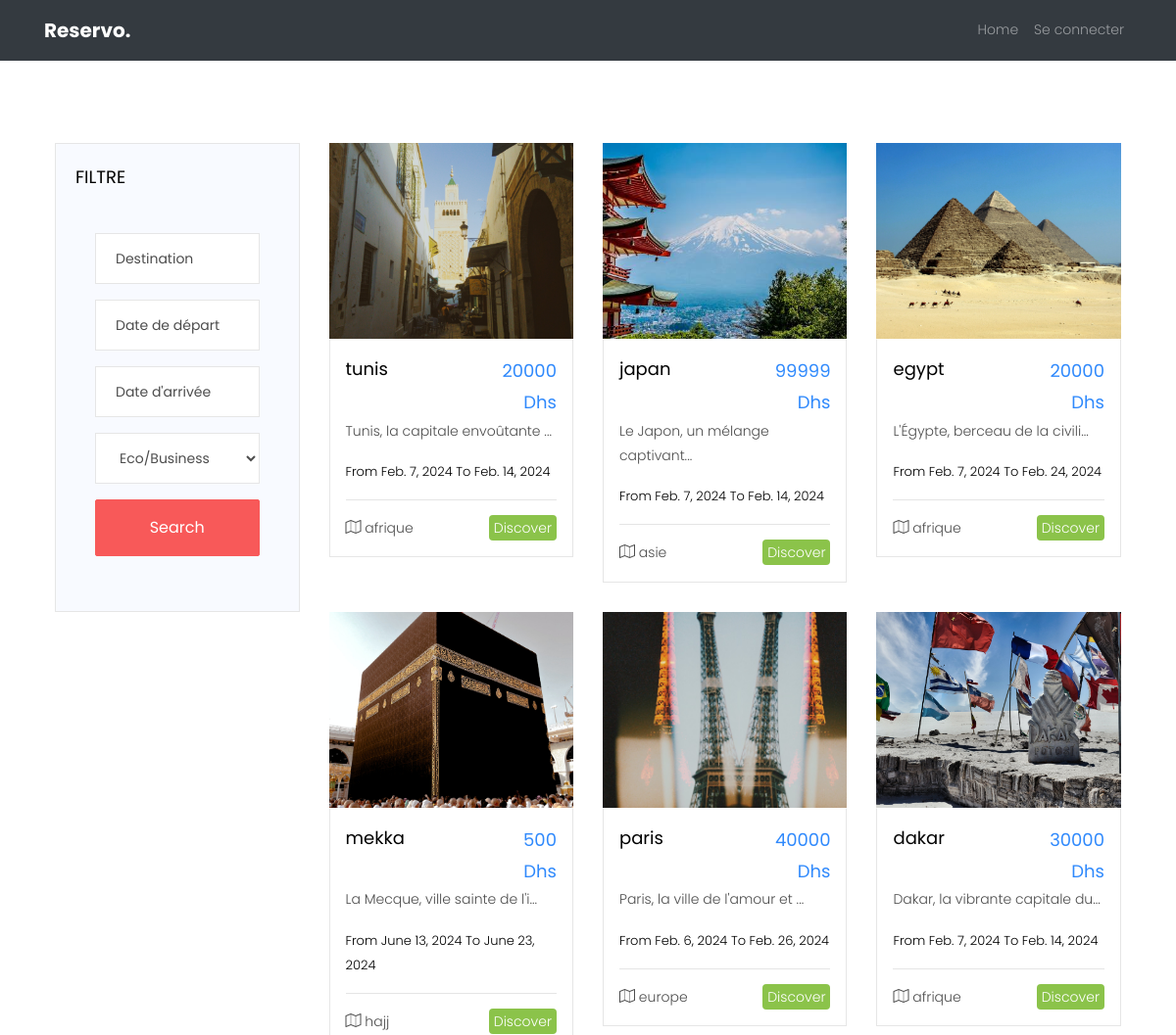
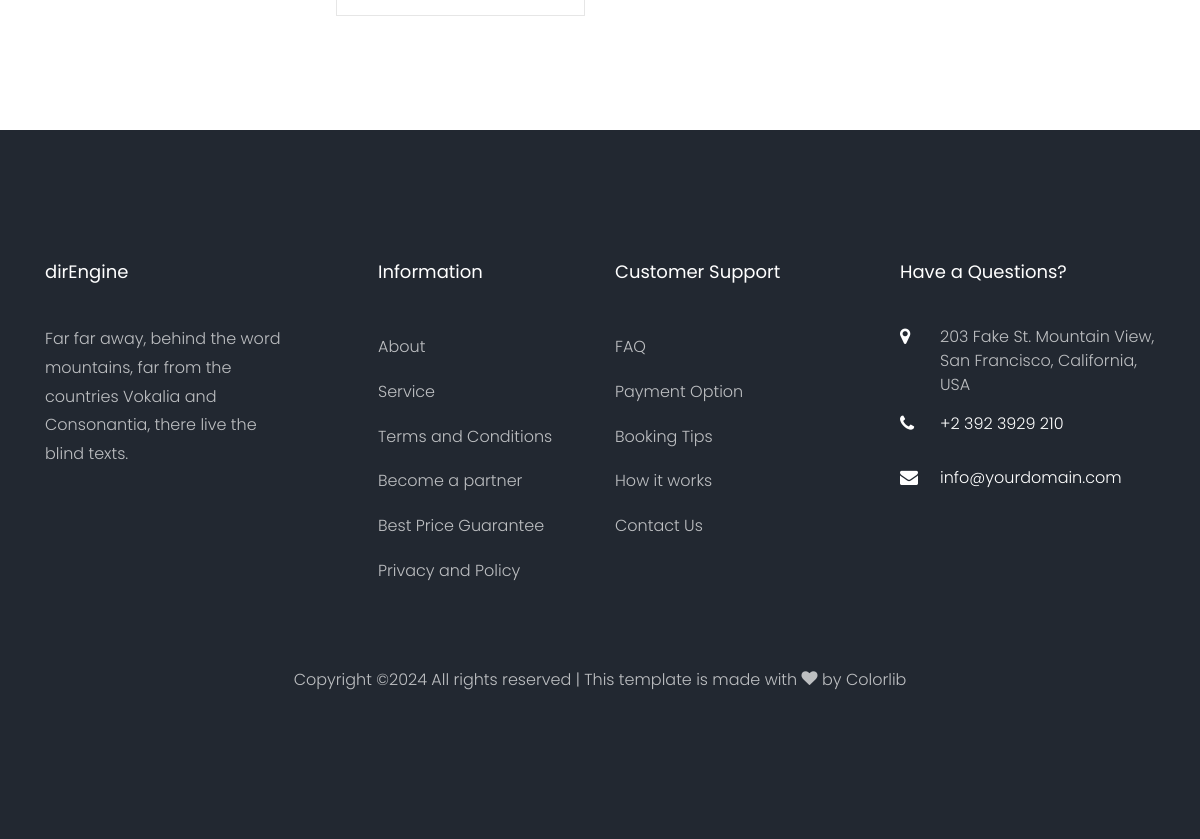
Page /test/ on the committed database (2 pictures, top to bottom).
### app1/models.py (models this page shows, shortened)
class Voyage(models.Model):
    titre = models.CharField(max_length=100)
    description = models.TextField(max_length=1000)
    date_depart = models.DateField()
    date_arrivee = models.DateField()
    prix = models.IntegerField(null=False, blank=False)#🚩here can be blank because it's only admin tasks , it can be that the admin dont know yet the price of the voyage
    nbr_places = models.IntegerField(null=False, blank=False)  #7ydt validators 7it daro liya mochkil
    image_voyage = models.ImageField(default = "voyagepic.png",null=True , blank=True)
    categorie = models.ForeignKey('Categorie', on_delete=models.CASCADE )
    promotion = models.ForeignKey('Promotion', null=True,blank=True, on_delete=models.CASCADE)
    vol = models.ForeignKey('Vol',on_delete=models.CASCADE)
    hotel = models.ForeignKey('Hotel',on_delete=models.CASCADE)
    def getShortInfo(self):
        return self.description[:30]+"..."

class Categorie(models.Model):
    nom = models.TextField(max_length=100)
    description = models.TextField(max_length=500, blank=True, null=True)
    categorie_image = models.ImageField(default = "voyagepic.png",null=True , blank=True)
    def __str__(self) :
     return self.nom

### app1/views.py (the view)
# urls.py: path('test/', views.test , name='test'),
def test(request) :
    voyages = Voyage.objects.all()
    myfilter = VoyageFilter(request.GET,queryset=voyages)
    voyages=myfilter.qs
    context = {"voyages":voyages,"myfilter":myfilter}
    return render(request,"app1/testo.html" , context)

### app1/templates/app1/testo.html (shortened to what this page needs)
{% load static %}
<!DOCTYPE html>
<html lang="en">
  <head>
    <link rel="stylesheet" href="https://stackpath.bootstrapcdn.com/bootstrap/4.3.1/css/bootstrap.min.css">
    <link rel="stylesheet" href="{% static '/css/open-iconic-bootstrap.min.css'%}">
    <link rel="stylesheet" href="{% static '/css/animate.css'%}">
    <link rel="stylesheet" href="{% static '/css/owl.carousel.min.css'%}">
    <link rel="stylesheet" href="{% static '/css/owl.theme.default.min.css'%}">
    <link rel="stylesheet" href="{% static '/css/magnific-popup.css'%}">
    <link rel="stylesheet" href="{% static '/css/aos.css'%}">
    <link rel="stylesheet" href="{% static '/css/ionicons.min.css'%}">
    <link rel="stylesheet" href="{% static '/css/bootstrap-datepicker.css'%}">
    <link rel="stylesheet" href="{% static '/css/jquery.timepicker.css'%}">
  <link rel="stylesheet" href="{% static '/css/flaticon.css'%}">
  <link rel="stylesheet" href="{% static '/css/icomoon.css'%}">
  <link rel="stylesheet" href="{% static '/css/style.css'%}">
  <link rel="stylesheet" href="{% static '/css/Mycss.css'%}">
  </head>
  <body>
  <nav class="navbar navbar-expand-lg navbar-dark ftco_navbar bg-dark" id="ftco-navbar">
    <div class="container">
      <a class="navbar-brand" href="{% url 'home'  %}">Reservo.</a>
      <div class="collapse navbar-collapse" id="ftco-nav">
        <ul class="navbar-nav ml-auto">
          <li class="nav-item"><a href="{% url 'home' %}" class="nav-link">Home</a></li>
        {% if not user.is_authenticated %}
            <li class="nav-item cta"><a href="{% url 'login' %}" class="nav-link"><span>Se connecter</span></a></li>
        {% else %}
            <li class="nav-item active"><a href="{% url 'client'  %}" class="nav-link">Profile</a></li>
            <li class="nav-item cta"><a href="{% url 'logout' %}" class="nav-link"><span>Se déconnecter</span></a></li>
        {% endif %}
        </ul>
      </div>
    </div>
  </nav>
    <section class="ftco-section ftco-degree-bg">
      <div class="container-fluid">
        <div class="row">
        	<div class="col-lg-3 sidebar ftco-animate">
        		<div class="sidebar-wrap bg-light ftco-animate">
        			<h3 class="heading mb-4">Filtre</h3>
        			<form action="{% url 'test' %}" method="GET">
        				<div class="fields">
		              <div class="form-group">
						{{ myfilter.form.titre }}
					  </div>
		              <div class="form-group">
						{{ myfilter.form.date_depart }}
					  </div>
					  <div class="form-group">
						{{ myfilter.form.date_arrivee }}
					  </div>
		              <div class="form-group">
						{{ myfilter.form.classe_vol }}
					</div>
		              <div class="form-group">
		                <input type="submit" value="Search" class="btn btn-primary py-3 px-5">
		              </div>
		            </div>
	            </form>
        		</div>
          </div>
          <div class="col-lg-9">
          	<div class="row">
				{%for voyage in voyages%}
				<div class="col-sm-4 col-md-4 col-lg-4 ftco-animate" style="max-width: 350px;">
					<div class="destination" style="overflow: hidden;">
						<a href="{% url 'detailsvoyage' voyage.id %}" class="img img-2 d-flex justify-content-center align-items-center" style="background-image: url('{{ voyage.image_voyage.url }}');">
						</a>
						<div class="text p-3">
							<div class="d-flex">
								<div class="one">
									<h3><a href="#">{{voyage.titre}}</a></h3>
								</div>
								<div class="two">
									<span class="price">{{voyage.prix}} Dhs</span>
								</div>
							</div>
							<p>{{voyage.getShortInfo}}</p>
							<p class="days"><span>From  {{ voyage.date_depart }} To {{ voyage.date_arrivee }} <span></p>
							<hr>
							<p class="bottom-area d-flex">
								<span><i class="icon-map-o"></i> {{voyage.categorie}}</span>
								<span class="ml-auto"><a href="{% url 'detailsvoyage' voyage.id %}">Discover</a></span>
							</p>
						</div>
					</div>
				</div>
				{%endfor%}
          	</div>
          </div>
        </div>
      </div>
    </section>
    <footer class="ftco-footer ftco-bg-dark ftco-section">
      <div class="container">
        <div class="row mb-5">
          <div class="col-md">
            <div class="ftco-footer-widget mb-4">
              <h2 class="ftco-heading-2">dirEngine</h2>
              <p>Far far away, behind the word mountains, far from the countries Vokalia and Consonantia, there live the blind texts.</p>
              <ul class="ftco-footer-social list-unstyled float-md-left float-lft mt-5">
              </ul>
            </div>
          </div>
          <div class="col-md">
            <div class="ftco-footer-widget mb-4 ml-md-5">
              <h2 class="ftco-heading-2">Information</h2>
              <ul class="list-unstyled">
                <li><a href="#" class="py-2 d-block">About</a></li>
                <li><a href="#" class="py-2 d-block">Service</a></li>
                <li><a href="#" class="py-2 d-block">Terms and Conditions</a></li>
                <li><a href="#" class="py-2 d-block">Become a partner</a></li>
                <li><a href="#" class="py-2 d-block">Best Price Guarantee</a></li>
                <li><a href="#" class="py-2 d-block">Privacy and Policy</a></li>
              </ul>
            </div>
          </div>
          <div class="col-md">
             <div class="ftco-footer-widget mb-4">
              <h2 class="ftco-heading-2">Customer Support</h2>
              <ul class="list-unstyled">
                <li><a href="#" class="py-2 d-block">FAQ</a></li>
                <li><a href="#" class="py-2 d-block">Payment Option</a></li>
                <li><a href="#" class="py-2 d-block">Booking Tips</a></li>
                <li><a href="#" class="py-2 d-block">How it works</a></li>
                <li><a href="#" class="py-2 d-block">Contact Us</a></li>
              </ul>
            </div>
          </div>
          <div class="col-md">
            <div class="ftco-footer-widget mb-4">
            	<h2 class="ftco-heading-2">Have a Questions?</h2>
            	<div class="block-23 mb-3">
	              <ul>
	                <li><span class="icon icon-map-marker"></span><span class="text">203 Fake St. Mountain View, San Francisco, California, USA</span></li>
	                <li><a href="#"><span class="icon icon-phone"></span><span class="text">+2 392 3929 210</span></a></li>
	                <li><a href="#"><span class="icon icon-envelope"></span><span class="text">info@yourdomain.com</span></a></li>
	              </ul>
	            </div>
            </div>
          </div>
        </div>
        <div class="row">
          <div class="col-md-12 text-center">
            <p>
  Copyright &copy;<script>document.write(new Date().getFullYear());</script> All rights reserved | This template is made with <i class="icon-heart" aria-hidden="true"></i> by <a href="https://colorlib.com" target="_blank">Colorlib</a>
  </p>
          </div>
        </div>
      </div>
    </footer>

### static/css/icomoon.css (style rules this page uses)
[class^="icon-"], [class*=" icon-"] { font-family: 'icomoon' !important; speak: none; font-style: normal; font-weight: normal; font-variant: normal; text-transform: none; line-height: 1; -webkit-font-smoothing: antialiased; -moz-osx-font-smoothing: grayscale; }
.icon-heart:before { content: "\f004"; }
.icon-map-marker:before { content: "\f041"; }
.icon-phone:before { content: "\f095"; }
.icon-envelope:before { content: "\f0e0"; }
.icon-map-o:before { content: "\f278"; }

### static/css/Mycss.css (style rules this page uses)
form { background: transparent; display: flex; flex-direction: column; align-items: center; gap: 10px; padding: 20px; border-radius: 5px; width: 100%; }

### rows in the picture
Voyage: image_voyage (picture), titre "tunis", prix "20000", getShortInfo "Tunis, la capitale envoûtante ...", date_depart "Feb. 7, 2024", date_arrivee "Feb. 14, 2024", categorie "afrique"
Voyage: image_voyage (picture), titre "japan", prix "99999", getShortInfo "Le Japon, un mélange captivant...", date_depart "Feb. 7, 2024", date_arrivee "Feb. 14, 2024", categorie "asie"
Voyage: image_voyage (picture), titre "egypt", prix "20000", getShortInfo "L'Égypte, berceau de la civili...", date_depart "Feb. 7, 2024", date_arrivee "Feb. 24, 2024", categorie "afrique"
Voyage: image_voyage (picture), titre "mekka", prix "500", getShortInfo "La Mecque, ville sainte de l'i...", date_depart "June 13, 2024", date_arrivee "June 23, 2024", categorie "hajj"
Voyage: image_voyage (picture), titre "paris", prix "40000", getShortInfo "Paris, la ville de l'amour et ...", date_depart "Feb. 6, 2024", date_arrivee "Feb. 26, 2024", categorie "europe"
Voyage: image_voyage (picture), titre "dakar", prix "30000", getShortInfo "Dakar, la vibrante capitale du...", date_depart "Feb. 7, 2024", date_arrivee "Feb. 14, 2024", categorie "afrique"
